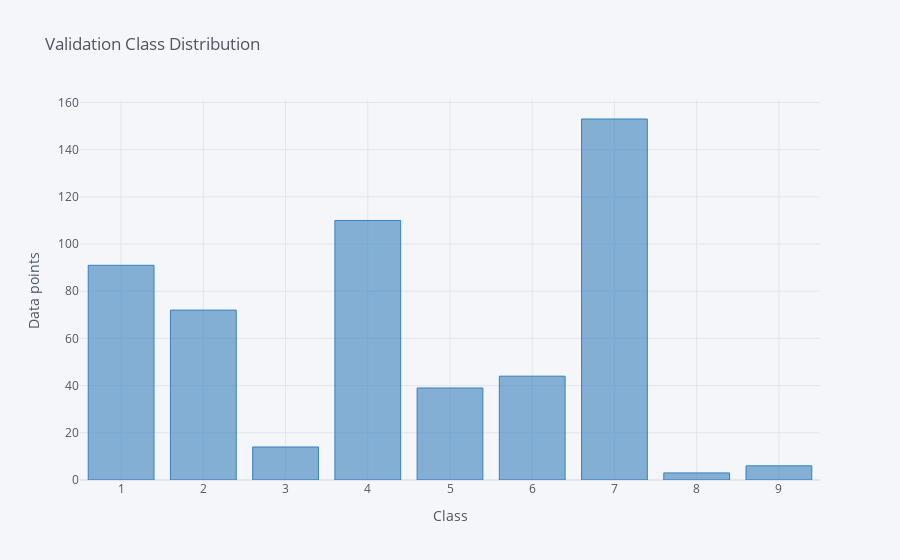

Notebook source saved alongside this figure:
### Code cell
df_train= pd.DataFrame(cv_class_distribution)
df_train.iplot(kind = 'bar',xTitle='Class',yTitle='Data points',title = 'Validation Class Distribution',color = 'blue')

### Figure 1 — Plotly figure (JSON) as saved in the notebook; plotly's stock layout.template omitted (floating-point values rounded to 4 significant figures)
{"data": [{"marker": {"color": "rgba(55, 128, 191, 0.6)", "line": {"color": "rgba(55, 128, 191, 1.0)", "width": 1}}, "name": "Class", "orientation": "v", "text": "", "type": "bar", "x": [8, 9, 3, 5, 6, 2, 1, 4, 7], "y": [3, 6, 14, 39, 44, 72, 91, 110, 153]}], "layout": {"legend": {"bgcolor": "#F5F6F9", "font": {"color": "#4D5663"}}, "paper_bgcolor": "#F5F6F9", "plot_bgcolor": "#F5F6F9", "title": {"font": {"color": "#4D5663"}, "text": "Validation Class Distribution"}, "xaxis": {"gridcolor": "#E1E5ED", "showgrid": true, "tickfont": {"color": "#4D5663"}, "title": {"font": {"color": "#4D5663"}, "text": "Class"}, "zerolinecolor": "#E1E5ED"}, "yaxis": {"gridcolor": "#E1E5ED", "showgrid": true, "tickfont": {"color": "#4D5663"}, "title": {"font": {"color": "#4D5663"}, "text": "Data points"}, "zerolinecolor": "#E1E5ED"}}}
